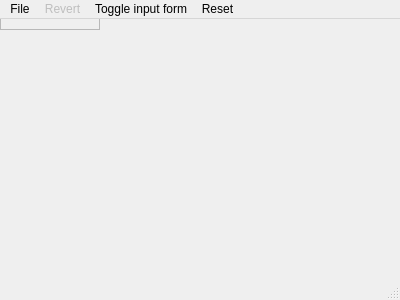
<?xml version="1.0" encoding="UTF-8"?>
<ui version="4.0">
 <class>Calculator</class>
 <widget class="QMainWindow" name="Calculator">
  <property name="geometry">
   <rect>
    <x>0</x>
    <y>0</y>
    <width>400</width>
    <height>300</height>
   </rect>
  </property>
  <property name="minimumSize">
   <size>
    <width>400</width>
    <height>300</height>
   </size>
  </property>
  <property name="windowTitle">
   <string>Calculator</string>
  </property>
  <widget class="QScrollArea" name="centralWidget">
   <property name="widgetResizable">
    <bool>true</bool>
   </property>
   <widget class="QLabel" name="label">
    <property name="geometry">
     <rect>
      <x>0</x>
      <y>0</y>
      <width>394</width>
      <height>253</height>
     </rect>
    </property>
    <property name="text">
     <string/>
    </property>
    <property name="textFormat">
     <enum>Qt::LogText</enum>
    </property>
    <property name="alignment">
     <set>Qt::AlignLeading|Qt::AlignLeft|Qt::AlignTop</set>
    </property>
   </widget>
  </widget>
  <widget class="QMenuBar" name="menuBar">
   <property name="geometry">
    <rect>
     <x>0</x>
     <y>0</y>
     <width>400</width>
     <height>21</height>
    </rect>
   </property>
   <widget class="QMenu" name="menuFile">
    <property name="title">
     <string>File</string>
    </property>
    <addaction name="actionOpen"/>
    <addaction name="actionSave"/>
    <addaction name="actionSave_as"/>
   </widget>
   <addaction name="menuFile"/>
   <addaction name="actionRevert"/>
   <addaction name="actionForm"/>
   <addaction name="actionReset"/>
  </widget>
  <widget class="QStatusBar" name="statusBar"/>
  <action name="actionOpen">
   <property name="text">
    <string>Open</string>
   </property>
   <property name="shortcut">
    <string>Ctrl+O</string>
   </property>
  </action>
  <action name="actionSave">
   <property name="enabled">
    <bool>false</bool>
   </property>
   <property name="text">
    <string>Save</string>
   </property>
   <property name="shortcut">
    <string>Ctrl+S</string>
   </property>
  </action>
  <action name="actionSave_as">
   <property name="text">
    <string>Save as...</string>
   </property>
   <property name="shortcut">
    <string>Ctrl+Shift+S</string>
   </property>
  </action>
  <action name="actionRevert">
   <property name="enabled">
    <bool>false</bool>
   </property>
   <property name="text">
    <string>Revert</string>
   </property>
   <property name="shortcut">
    <string>Ctrl+R</string>
   </property>
  </action>
  <action name="actionReset">
   <property name="checkable">
    <bool>false</bool>
   </property>
   <property name="text">
    <string>Reset</string>
   </property>
   <property name="shortcut">
    <string>Ctrl+Shift+R</string>
   </property>
  </action>
  <action name="actionForm">
   <property name="text">
    <string>Toggle input form</string>
   </property>
   <property name="shortcut">
    <string>Ctrl+F</string>
   </property>
  </action>
 </widget>
 <layoutdefault spacing="6" margin="11"/>
 <resources/>
 <connections>
  <connection>
   <sender>actionOpen</sender>
   <signal>activated()</signal>
   <receiver>Calculator</receiver>
   <slot>open()</slot>
   <hints>
    <hint type="sourcelabel">
     <x>-1</x>
     <y>-1</y>
    </hint>
    <hint type="destinationlabel">
     <x>199</x>
     <y>149</y>
    </hint>
   </hints>
  </connection>
  <connection>
   <sender>actionSave</sender>
   <signal>activated()</signal>
   <receiver>Calculator</receiver>
   <slot>save()</slot>
   <hints>
    <hint type="sourcelabel">
     <x>-1</x>
     <y>-1</y>
    </hint>
    <hint type="destinationlabel">
     <x>199</x>
     <y>149</y>
    </hint>
   </hints>
  </connection>
  <connection>
   <sender>actionSave_as</sender>
   <signal>activated()</signal>
   <receiver>Calculator</receiver>
   <slot>saveAs()</slot>
   <hints>
    <hint type="sourcelabel">
     <x>-1</x>
     <y>-1</y>
    </hint>
    <hint type="destinationlabel">
     <x>199</x>
     <y>149</y>
    </hint>
   </hints>
  </connection>
  <connection>
   <sender>actionRevert</sender>
   <signal>activated()</signal>
   <receiver>Calculator</receiver>
   <slot>revert()</slot>
   <hints>
    <hint type="sourcelabel">
     <x>-1</x>
     <y>-1</y>
    </hint>
    <hint type="destinationlabel">
     <x>199</x>
     <y>149</y>
    </hint>
   </hints>
  </connection>
  <connection>
   <sender>actionForm</sender>
   <signal>activated()</signal>
   <receiver>Calculator</receiver>
   <slot>toggleForm()</slot>
   <hints>
    <hint type="sourcelabel">
     <x>-1</x>
     <y>-1</y>
    </hint>
    <hint type="destinationlabel">
     <x>199</x>
     <y>149</y>
    </hint>
   </hints>
  </connection>
  <connection>
   <sender>actionReset</sender>
   <signal>activated()</signal>
   <receiver>Calculator</receiver>
   <slot>reset()</slot>
   <hints>
    <hint type="sourcelabel">
     <x>-1</x>
     <y>-1</y>
    </hint>
    <hint type="destinationlabel">
     <x>199</x>
     <y>149</y>
    </hint>
   </hints>
  </connection>
 </connections>
 <slots>
  <slot>updateText()</slot>
  <slot>open()</slot>
  <slot>save()</slot>
  <slot>saveAs()</slot>
  <slot>revert()</slot>
  <slot>toggleForm()</slot>
  <slot>reset()</slot>
 </slots>
</ui>
